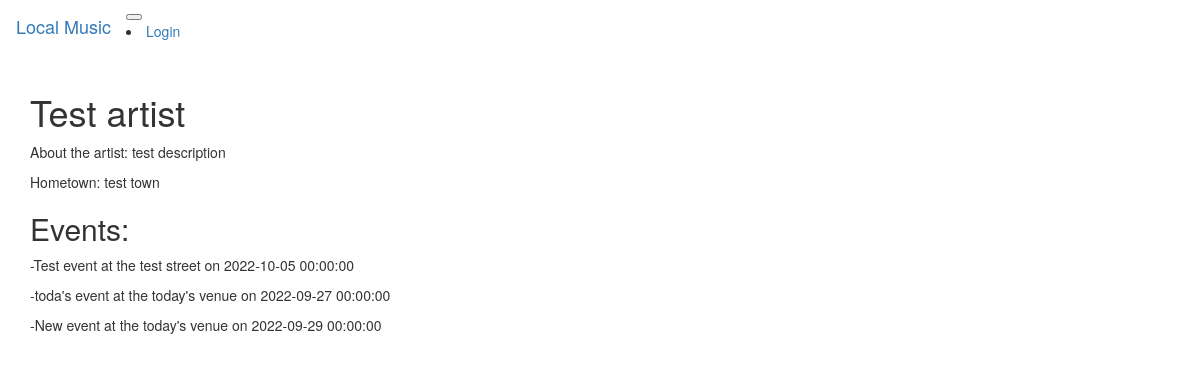
/artist/Test artist, run on the app's committed database.
### app/models.py (models this page shows, shortened)
class Artist(db.Model):
    id = db.Column(db.Integer, primary_key=True)
    name = db.Column(db.String(64), index=True)
    hometown = db.Column(db.String(64), index=True)
    about_me = db.Column(db.String(140))

class Event(db.Model):
    id = db.Column(db.Integer, primary_key=True)
    title = db.Column(db.String(64), index=True)
    location = db.Column(db.String(64), index=True)
    date_time = db.Column(db.DateTime, index=True)
    venue_id = db.Column(db.Integer, db.ForeignKey("venue.id"))

### app/routes.py (the view)
@login_required
@app.route('/artist/<name>')
def artist(name):
  artist = db.session.query(Artist).filter_by(name=name).first()
  events = db.session.query(Event).join(ArtistToEvent, ArtistToEvent.event_id == Event.id).join(Artist, Artist.id == ArtistToEvent.artist_id).filter(Artist.name == name).all()
  return render_template('artist_page.html', title=name, artist=artist, events=events)

### app/templates/artist_page.html
{% extends "base.html" %}
{% block app_content %}
  <h1>{{ artist.name }}</h1>
  <div>
    <p>About the artist: {{ artist.about_me }}</p>
    <p>Hometown: {{ artist.hometown }}</p>
  </div>
  <h2> Events: </h2>
    {% for event in events %}
    <div>
      <p>-{{ event.title }} at the {{ event.location }} on {{ event.date_time }}</p>
    </div>
    {% endfor %}
{% endblock %}

### data on the page
Artist: name "Test artist", about_me "test description", hometown "test town"
Event: title "Test event", location "test street", date_time "2022-10-05 00:00:00"
Event: title "toda's event", location "today's venue", date_time "2022-09-27 00:00:00"
Event: title "New event", location "today's venue", date_time "2022-09-29 00:00:00"
